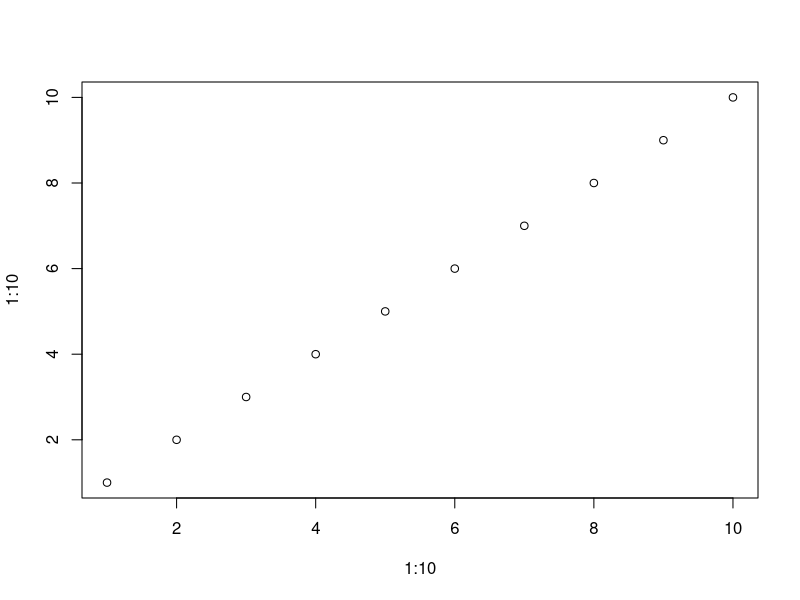
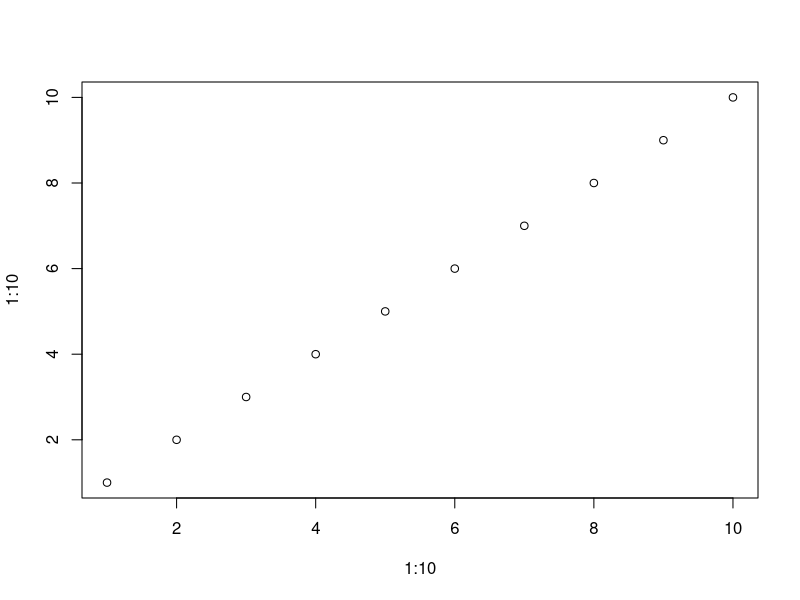

Generate these figures, in order, with R:
## ---- chunk 1
#| label: fig-div-plot
#| fig-cap: my plot!
plot(1:10, 1:10)
## ---- chunk 2
#| label: fig-plot
#| fig-cap: Here's the plot again
plot(1:10, 1:10)
